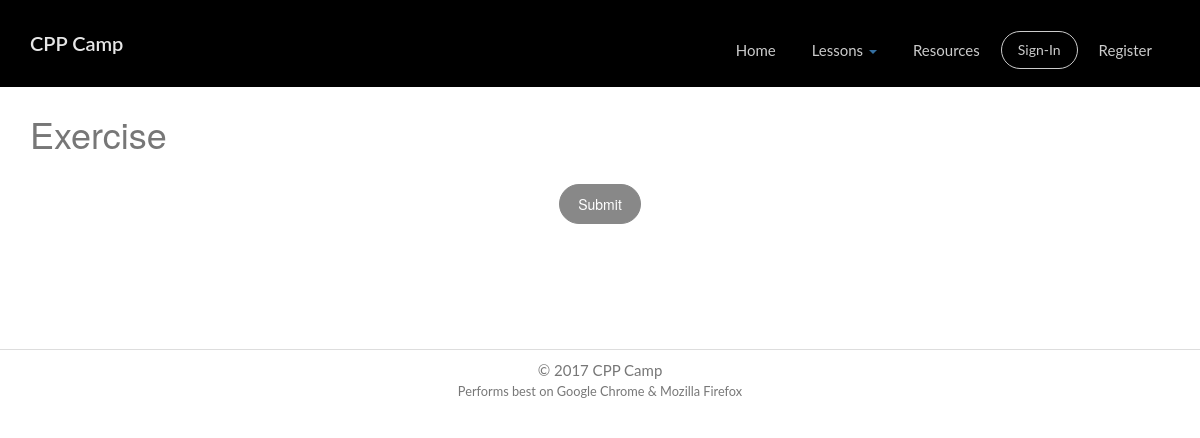
/lessons/exercise/2/, run on an earlier commit of the app's database.
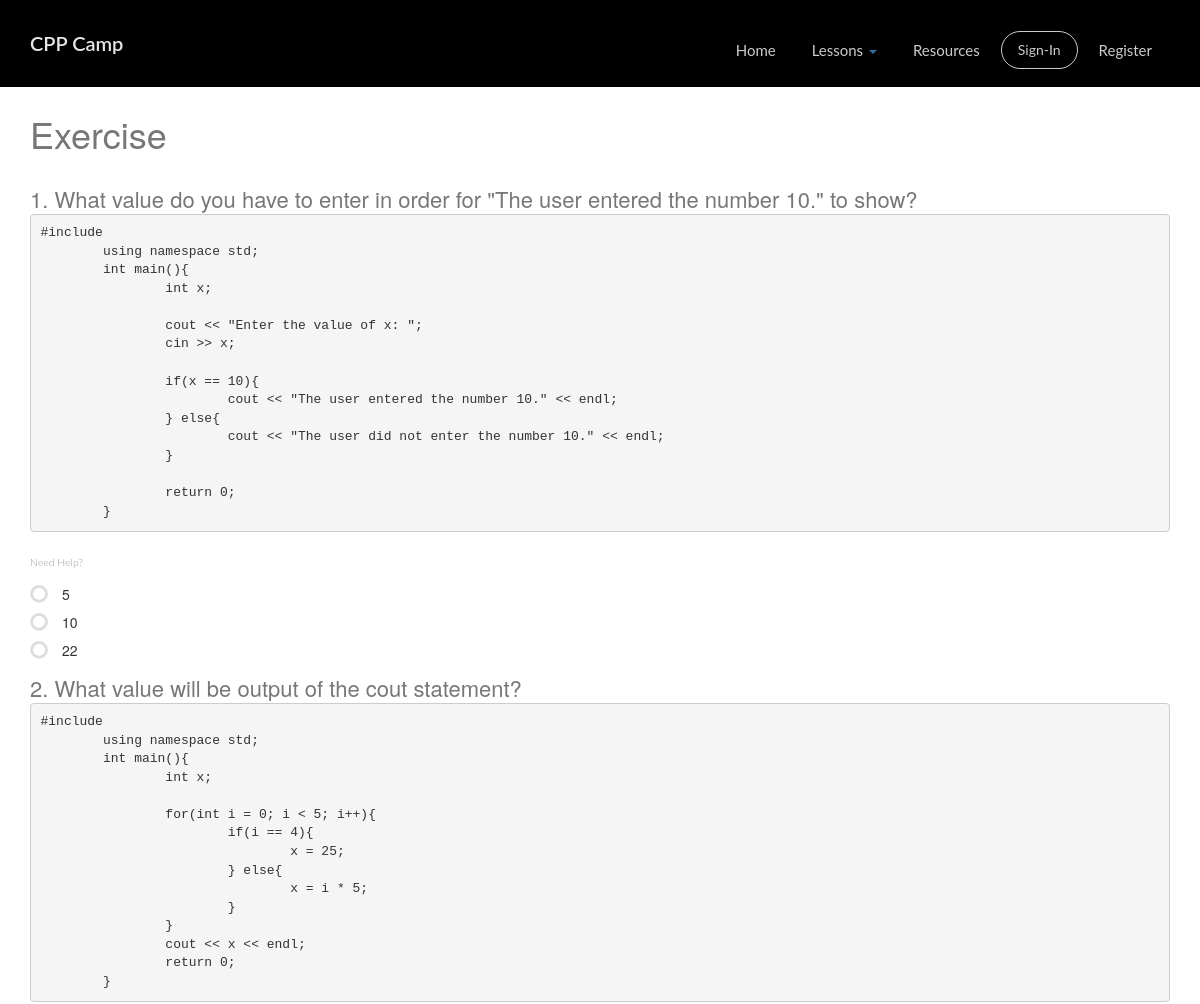
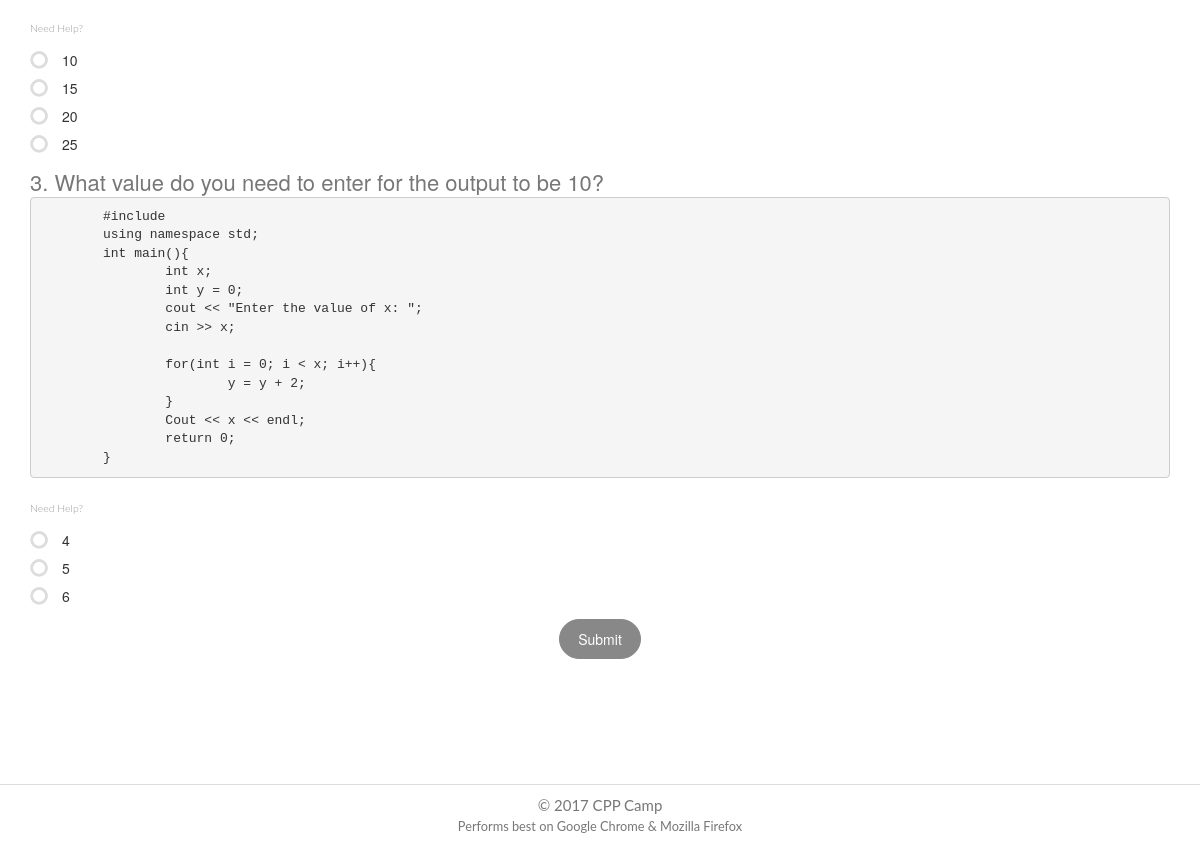
And on a later commit of the database (2 pictures, top to bottom).
### lessons/models.py (models this page shows, shortened)
class Question(models.Model):
    question_text = models.TextField()
    pub_date = models.DateTimeField('date published')
    lesson_num = models.IntegerField()
    lesson = models.ForeignKey(Lesson, on_delete=models.CASCADE)
    answer = models.TextField()
    hint = models.TextField()
    score = models.IntegerField()
    def was_published_recently(self):
        now = timezone.now()
        return now - datetime.timedelta(days=1) <= self.pub_date <= now
    was_published_recently.admin_order_field = 'pub_date'
    was_published_recently.boolean = True
    was_published_recently.short_description = 'Published recently?'

class Choice(models.Model):
    question = models.ForeignKey(Question, on_delete=models.CASCADE)
    choice_text = models.TextField()
    answer = models.BooleanField()

### lessons/views.py (the view)
# urls.py: url(r'^exercise/(?P<pk>[0-9]+)/$', views.QuestionDetail.as_view(), name='details'),
class QuestionDetail(generic.DetailView):
    model = Lesson
    template_name = 'lessons/exercise/exercise.html'
    def get_queryset(self):
        return Lesson.objects.order_by('lesson_id')

### lessons/templates/lessons/exercise/exercise.html (shortened to what this page needs)
{% extends "base.html" %}
{% block content %}<BR><BR>
<body><div class="wrapper">
  <div class="section section-description">
         <div class="container">
             <h2 class="section-title">Exercise</h2>
  <h4 class="text-left"><form id="exercise">
    {% for question in lesson.question_set.all %} {% autoescape off %}{{question.lesson_num}}. {{ question.question_text }} {% endautoescape %}
    <a href="javascript://" title="Exercise {{question.pk}} Hint" data-toggle="popover" data-trigger="focus" data-content="{% autoescape off %}<p style=font-size: 50%>{{question.hint}}</small>{% endautoescape %}">
      <small style="font-size: 70%">Need Help?</small></a>
  <BR> {% for choice in question.choice_set.all %} {% if choice.answer %}
    <label class="radio">
      <span class="icons">
      <span class="first-icon fa fa-circle-o"></span>
    </span>
    {% autoescape off %}{{ choice.choice_text }}{% endautoescape %}
    </label>
    {% else %}
      <label class="radio">
        <span class="icons">
          <span class="first-icon fa fa-circle-o"></span>
        </span>
        {% autoescape off %}{{ choice.choice_text }}{% endautoescape %}</label>
    {% endif %}
    {% endfor %}
 {% endfor %}
    <div class="col-sm-offset-6" style="display:table;margin: 0 auto;">
      <input type="button" class="btn btn-block btn-round btn-fill btn-default" id="submit" value="Submit">
    </div>
</form></h4>
</div></div></div></body>
{% endblock %}

### lessons/templates/base.html (shortened to what this page needs)
<!doctype html>
{% load static %}
{% load i18n widget_tweaks %}
<html lang="en">
<head>
  <link href="http://maxcdn.bootstrapcdn.com/font-awesome/4.4.0/css/font-awesome.min.css" rel="stylesheet">
  <link href="{% static 'lessons/css/pe-icon-7-stroke.css' %}" rel="stylesheet" />
    <link href="{% static 'lessons/css/bootstrap.min.css' %}" rel="stylesheet" />
    <link href="{% static 'lessons/css/gsdk.css' %}" rel="stylesheet"/>
	<link href="{% static 'lessons/css/demo.css' %}" rel="stylesheet" />
</head>
<nav class="navbar navbar-ct-orange navbar-fixed-top" role="navigation" style="background-color:black">
    <div class="container">
    <div class="navbar-header">
      <a class="navbar-brand" href="#">CPP Camp</a><center>
    </div>
    <div class="collapse navbar-transparent navbar-collapse" id="mainnav">
      <ul class="nav navbar-nav navbar-right">
            <li>
                <a href="/">
                     Home
                </a>
            </li>
            <li class="Lessons">
                  <a href="/lessons/" class="dropdown-toggle" data-toggle="dropdown">
                    Lessons
                    <b class="caret"></b>
                  </a>
            </li>
            <li>
                <a href="/resources/">
                     Resources
                </a>
            </li>
            {% if user.is_authenticated %}
            <li><a href="/logout/" class="btn btn-round btn-default">Sign-Out</a></li>
            {% else %}
						<li><a href="/login/" class="btn btn-round btn-default">Sign-In</a></li>
						<li><a href="/register/">Register</a></li>
            {% endif %}
       </ul>
    </div>
  </div>
</nav>
{% block content %}
{% endblock %}
<footer class="footer footer-big">
        <hr />
        <div class="copyright" style="display:table;margin: 0 auto;">
            &copy; 2017 CPP Camp<BR>
              <small>Performs best on Google Chrome & Mozilla Firefox</small>
        </div>
</footer>

### lessons/static/lessons/css/demo.css (style rules this page uses)
a:link, a:visited, a:active { font: 400 15px/1.8 "Lato", sans-serif; color:blue; }

What changed in the data, as far as the page shows it:
added Question: lesson_num "1", question_text "What value do you have to enter in order for \"The user entered the number 10.\" to show? #include using namespace std; int main(){ int x; cout << \"Enter the value of x: \"; cin >> x; if(x == 10){ cout << \"The user entered the number 10.\" << endl; } else{ cout << \"The user did not enter the number 10.\" << endl; } return 0; }"
added Choice: choice_text "5", shown under "1"
added Choice: choice_text "10", shown under "1"
added Choice: choice_text "22", shown under "1"
added Question: lesson_num "2", question_text "What value will be output of the cout statement? #include using namespace std; int main(){ int x; for(int i = 0; i < 5; i++){ if(i == 4){ x = 25; } else{ x = i * 5; } } cout << x << endl; return 0; }"
added Choice: choice_text "10", shown under "2"
added Choice: choice_text "15", shown under "2"
added Choice: choice_text "20", shown under "2"
added Choice: choice_text "25", shown under "2"
added Question: lesson_num "3", question_text "What value do you need to enter for the output to be 10? #include using namespace std; int main(){ int x; int y = 0; cout << \"Enter the value of x: \"; cin >> x; for(int i = 0; i < x; i++){ y = y + 2; } Cout << x << endl; return 0; }"
added Choice: choice_text "4", shown under "3"
added Choice: choice_text "5", shown under "3"
added Choice: choice_text "6", shown under "3"
